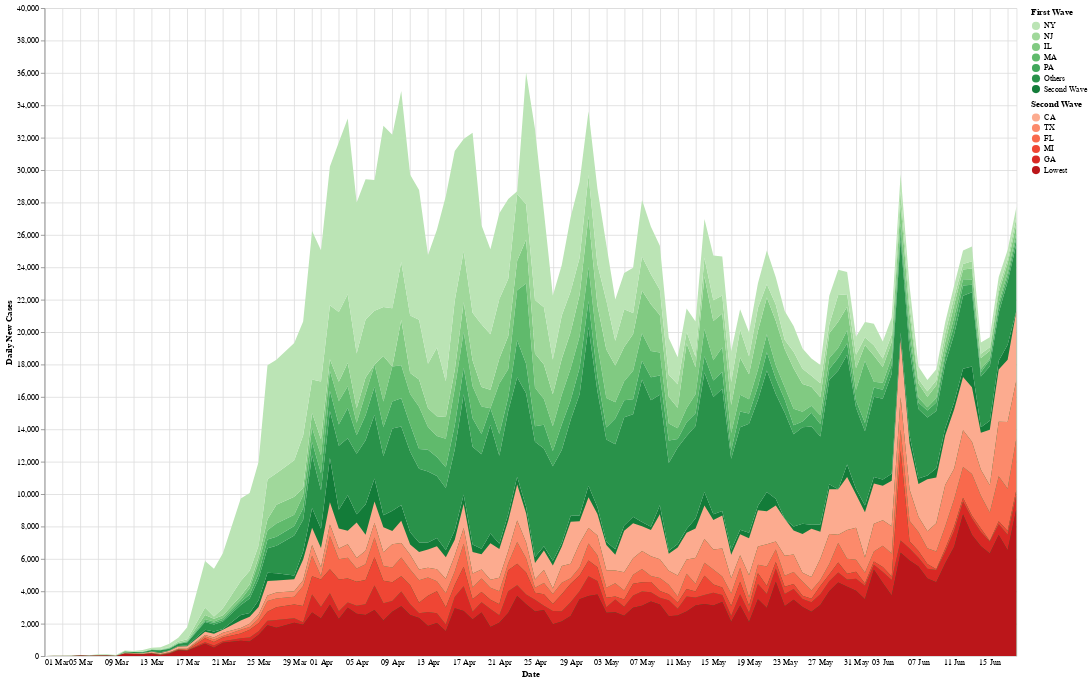

Notebook source saved alongside this figure:
### Code cell
root=state_data('US')
source = root[root['Date'] == root.Date.max()]
for var in source['State'].unique():
    values = root[root['State'] == var].sort_values('Date').tail(21)[['Confirmed', 'Confirmed_New']]
    slope, intercept, r_value, p_value, std_err = stats.linregress(values.Confirmed, values.Confirmed_New)
    source.loc[source['State'] == var, 'Slope'] = 'Positive' if slope > 0 else 'Negative'
source = source[['State', 'Slope']]
data = root.merge(source, how='left', on='State')

data = data.drop(data[data['Date'] == '03-28-2020'].index)
data = data.drop(data[data['Date'] == '03-22-2020'].index)
data = data.drop(data[data['Date'] == '03-18-2020'].index)
data = data[data['Date'] >= '03-01-2020']

limit=5

# Negative wave
neg = data[(data.Slope == 'Negative') & (data.Confirmed_New > 0)]
neg_order = neg[neg.Date == neg.Date.max()][['State', 'Confirmed']]
neg_order = neg_order.append(pnd.DataFrame(data={'State': ['Others', 'Second Wave'], 'Confirmed': [1, 0]}), ignore_index=True)
neg_order = neg_order.sort_values('Confirmed', ascending=False)
neg_top = neg_order['State'].values.tolist()
nd = neg[neg['State'].isin(neg_top[:limit])]
others = neg[neg['State'].isin(neg_top[limit:])].groupby('Date', as_index=False).sum()
others.insert(0, 'State', 'Others')
nd = nd.append(others, ignore_index=True)

pos = data[(data.Slope == 'Positive') & (data.Confirmed_New > 0)]
# Transparent lower part
pos_agg = pos.groupby('Date', as_index=False).sum()
pos_agg.insert(0, 'State', 'Second Wave')
nd = nd.append(pos_agg, ignore_index=True)

neg_selection = alt.selection_multi(fields=['State'], bind='legend')
neg_chart = alt.Chart(nd).mark_area().encode(
        alt.X('Date:T', axis=alt.Axis(domain=False, format='%d %b', tickSize=0)),
        alt.Y('Confirmed_New:Q', axis=alt.Axis(title='Daily New Cases')),
        alt.Color('State:N', scale=alt.Scale(scheme='greens'), sort=neg_top[:limit], title='First Wave'),
        order=alt.Order('sort:Q'),
        opacity=alt.condition(neg_selection, alt.value(1), alt.value(0.3)),
        tooltip=alt.Tooltip(['Date:T', 'State', 'Confirmed_New'])
    ).transform_lookup(
        lookup='State',
        from_=alt.LookupData(neg_order, 'State', ['Confirmed']),
        as_=['sort']
    ).add_selection(neg_selection)

# Positive wave
pos_order = pos[pos.Date == neg.Date.max()].sort_values('Confirmed', ascending=False)
pos_top = pos_order['State'].values.tolist()
pd = pos[pos['State'].isin(pos_top[:limit])]
others = pos[pos['State'].isin(pos_top[limit:])].groupby('Date', as_index=False).sum()
others.insert(0, 'State', 'Lowest')
pd = pd.append(others, ignore_index=True)

pos_selection = alt.selection_multi(fields=['State'], bind='legend')
pos_chart = alt.Chart(pd).mark_area().encode(
        alt.X('Date:T', axis=alt.Axis(domain=False, format='%d %b', tickSize=0)),
        alt.Y('Confirmed_New:Q', axis=alt.Axis(title='Daily New Cases')),
        alt.Color('State:N', scale=alt.Scale(scheme='reds'), sort=pos_top[:limit], title='Second Wave'),
        order=alt.Order('sort:Q'),
        opacity=alt.condition(pos_selection, alt.value(1), alt.value(0.3)),
        tooltip=alt.Tooltip(['Date:T', 'State', 'Confirmed_New'])
    ).transform_lookup(
        lookup='State',
        from_=alt.LookupData(pos_order, 'State', ['Confirmed']),
        as_=['sort']
    ).add_selection(pos_selection)

(neg_chart + pos_chart).properties(width=1200, height=800).resolve_scale(color='independent').interactive()#.properties(width=608, height=385).save('wave.png', scale_factor=3.0)

### Figure 1 — Vega-Lite specification as saved in the notebook (floating-point values rounded to 4 significant figures; data arrays with more than 128 entries replaced by an {"elided": "..."} marker saying what was removed)
{"config": {"view": {"continuousWidth": 400, "continuousHeight": 300}}, "layer": [{"data": {"name": "data-9abbda0416f512e90da811b6cbc788aa"}, "mark": "area", "encoding": {"color": {"type": "nominal", "field": "State", "scale": {"scheme": "greens"}, "sort": ["NY", "NJ", "IL", "MA", "PA"], "title": "First Wave"}, "opacity": {"condition": {"value": 1, "selection": "selector001"}, "value": 0.3}, "order": {"type": "quantitative", "field": "sort"}, "tooltip": [{"type": "temporal", "field": "Date"}, {"type": "nominal", "field": "State"}, {"type": "quantitative", "field": "Confirmed_New"}], "x": {"type": "temporal", "axis": {"domain": false, "format": "%d %b", "tickSize": 0}, "field": "Date"}, "y": {"type": "quantitative", "axis": {"title": "Daily New Cases"}, "field": "Confirmed_New"}}, "selection": {"selector001": {"type": "multi", "fields": ["State"], "bind": "legend"}, "selector003": {"type": "interval", "bind": "scales", "encodings": ["x", "y"]}}, "transform": [{"lookup": "State", "as": ["sort"], "from": {"data": {"name": "data-7041b71462a44b192fec2a0ec4513ba2"}, "key": "State", "fields": ["Confirmed"]}}]}, {"data": {"name": "data-69b45e7dd59b334843aed0b32f734414"}, "mark": "area", "encoding": {"color": {"type": "nominal", "field": "State", "scale": {"scheme": "reds"}, "sort": ["CA", "TX", "FL", "MI", "GA"], "title": "Second Wave"}, "opacity": {"condition": {"value": 1, "selection": "selector002"}, "value": 0.3}, "order": {"type": "quantitative", "field": "sort"}, "tooltip": [{"type": "temporal", "field": "Date"}, {"type": "nominal", "field": "State"}, {"type": "quantitative", "field": "Confirmed_New"}], "x": {"type": "temporal", "axis": {"domain": false, "format": "%d %b", "tickSize": 0}, "field": "Date"}, "y": {"type": "quantitative", "axis": {"title": "Daily New Cases"}, "field": "Confirmed_New"}}, "selection": {"selector002": {"type": "multi", "fields": ["State"], "bind": "legend"}}, "transform": [{"lookup": "State", "as": ["sort"], "from": {"data": {"name": "data-50541871838b1452c77acf120a5366a1"}, "key": "State", "fields": ["Confirmed"]}}]}], "height": 800, "resolve": {"scale": {"color": "independent"}}, "width": 1200, "$schema": "https://vega.github.io/schema/vega-lite/v4.0.2.json", "datasets": {"data-9abbda0416f512e90da811b6cbc788aa": {"elided": "718 records"}, "data-7041b71462a44b192fec2a0ec4513ba2": [{"State": "NY", "Confirmed": 385800.0}, {"State": "NJ", "Confirmed": 168100.0}, {"State": "IL", "Confirmed": 134800.0}, {"State": "MA", "Confirmed": 106400.0}, {"State": "PA", "Confirmed": 84680.0}, {"State": "MD", "Confirmed": 63230.0}, {"State": "VA", "Confirmed": 56240.0}, {"State": "CT", "Confirmed": 45440.0}, {"State": "OH", "Confirmed": 43120.0}, {"State": "IN", "Confirmed": 41440.0}, {"State": "MN", "Confirmed": 31680.0}, {"State": "CO", "Confirmed": 29890.0}, {"State": "IA", "Confirmed": 24860.0}, {"State": "WI", "Confirmed": 23880.0}, {"State": "NE", "Confirmed": 17410.0}, {"State": "RI", "Confirmed": 16270.0}, {"State": "KY", "Confirmed": 13200.0}, {"State": "DE", "Confirmed": 10500.0}, {"State": "NM", "Confirmed": 10150.0}, {"State": "DC", "Confirmed": 9903.0}, {"State": "PR", "Confirmed": 6111.0}, {"State": "NH", "Confirmed": 5450.0}, {"State": "ND", "Confirmed": 3193.0}, {"State": "ME", "Confirmed": 2878.0}, {"State": "Others", "Confirmed": 1.0}, {"State": "Second Wave", "Confirmed": 0.0}], "data-69b45e7dd59b334843aed0b32f734414": {"elided": "615 records"}, "data-50541871838b1452c77acf120a5366a1": [{"State": "CA", "Date": "06-18-2020", "Confirmed": 167100.0, "Deaths": 5355.0, "Recovered": 0.0, "Confirmed_New": 4288.0, "Deaths_New": 84.0, "Recovered_New": 0.0, "Active": 161700.0, "Slope": "Positive"}, {"State": "TX", "Date": "06-18-2020", "Confirmed": 101300.0, "Deaths": 2129.0, "Recovered": 0.0, "Confirmed_New": 3560.0, "Deaths_New": 40.0, "Recovered_New": 0.0, "Active": 99130.0, "Slope": "Positive"}, {"State": "FL", "Date": "06-18-2020", "Confirmed": 85930.0, "Deaths": 3061.0, "Recovered": 0.0, "Confirmed_New": 3207.0, "Deaths_New": 43.0, "Recovered_New": 0.0, "Active": 82860.0, "Slope": "Positive"}, {"State": "MI", "Date": "06-18-2020", "Confirmed": 66800.0, "Deaths": 6061.0, "Recovered": 0.0, "Confirmed_New": 301.0, "Deaths_New": 25.0, "Recovered_New": 0.0, "Active": 60740.0, "Slope": "Positive"}, {"State": "GA", "Date": "06-18-2020", "Confirmed": 60910.0, "Deaths": 2605.0, "Recovered": 0.0, "Confirmed_New": 882.0, "Deaths_New": 30.0, "Recovered_New": 0.0, "Active": 58310.0, "Slope": "Positive"}, {"State": "NC", "Date": "06-18-2020", "Confirmed": 48170.0, "Deaths": 1196.0, "Recovered": 0.0, "Confirmed_New": 1234.0, "Deaths_New": 15.0, "Recovered_New": 0.0, "Active": 46970.0, "Slope": "Positive"}, {"State": "AZ", "Date": "06-18-2020", "Confirmed": 43440.0, "Deaths": 1283.0, "Recovered": 0.0, "Confirmed_New": 2508.0, "Deaths_New": 34.0, "Recovered_New": 0.0, "Active": 42160.0, "Slope": "Positive"}, {"State": "TN", "Date": "06-18-2020", "Confirmed": 32770.0, "Deaths": 508.0, "Recovered": 0.0, "Confirmed_New": 656.0, "Deaths_New": 10.0, "Recovered_New": 0.0, "Active": 32260.0, "Slope": "Positive"}, {"State": "AL", "Date": "06-18-2020", "Confirmed": 28210.0, "Deaths": 810.0, "Recovered": 0.0, "Confirmed_New": 894.0, "Deaths_New": 20.0, "Recovered_New": 0.0, "Active": 27400.0, "Slope": "Positive"}, {"State": "WA", "Date": "06-18-2020", "Confirmed": 27190.0, "Deaths": 1245.0, "Recovered": 0.0, "Confirmed_New": 408.0, "Deaths_New": 19.0, "Recovered_New": 0.0, "Active": 25950.0, "Slope": "Positive"}, {"State": "SC", "Date": "06-18-2020", "Confirmed": 21530.0, "Deaths": 621.0, "Recovered": 0.0, "Confirmed_New": 977.0, "Deaths_New": 4.0, "Recovered_New": 0.0, "Active": 20910.0, "Slope": "Positive"}, {"State": "MO", "Date": "06-18-2020", "Confirmed": 17370.0, "Deaths": 945.0, "Recovered": 0.0, "Confirmed_New": 302.0, "Deaths_New": 36.0, "Recovered_New": 0.0, "Active": 16430.0, "Slope": "Positive"}, {"State": "UT", "Date": "06-18-2020", "Confirmed": 15840.0, "Deaths": 152.0, "Recovered": 0.0, "Confirmed_New": 495.0, "Deaths_New": 3.0, "Recovered_New": 0.0, "Active": 15690.0, "Slope": "Positive"}, {"State": "AR", "Date": "06-18-2020", "Confirmed": 13930.0, "Deaths": 208.0, "Recovered": 0.0, "Confirmed_New": 322.0, "Deaths_New": 11.0, "Recovered_New": 0.0, "Active": 13720.0, "Slope": "Positive"}, {"State": "NV", "Date": "06-18-2020", "Confirmed": 12170.0, "Deaths": 475.0, "Recovered": 0.0, "Confirmed_New": 315.0, "Deaths_New": 2.0, "Recovered_New": 0.0, "Active": 11690.0, "Slope": "Positive"}, {"State": "KS", "Date": "06-18-2020", "Confirmed": 11750.0, "Deaths": 251.0, "Recovered": 0.0, "Confirmed_New": 109.0, "Deaths_New": 4.0, "Recovered_New": 0.0, "Active": 11500.0, "Slope": "Positive"}, {"State": "OK", "Date": "06-18-2020", "Confirmed": 9355.0, "Deaths": 366.0, "Recovered": 0.0, "Confirmed_New": 451.0, "Deaths_New": 2.0, "Recovered_New": 0.0, "Active": 8989.0, "Slope": "Positive"}, {"State": "OR", "Date": "06-18-2020", "Confirmed": 6366.0, "Deaths": 187.0, "Recovered": 0.0, "Confirmed_New": 148.0, "Deaths_New": 4.0, "Recovered_New": 0.0, "Active": 6179.0, "Slope": "Positive"}, {"State": "SD", "Date": "06-18-2020", "Confirmed": 6109.0, "Deaths": 78.0, "Recovered": 0.0, "Confirmed_New": 59.0, "Deaths_New": 0.0, "Recovered_New": 0.0, "Active": 6031.0, "Slope": "Positive"}, {"State": "ID", "Date": "06-18-2020", "Confirmed": 3743.0, "Deaths": 89.0, "Recovered": 0.0, "Confirmed_New": 111.0, "Deaths_New": 1.0, "Recovered_New": 0.0, "Active": 3654.0, "Slope": "Positive"}, {"State": "WV", "Date": "06-18-2020", "Confirmed": 2418.0, "Deaths": 88.0, "Recovered": 0.0, "Confirmed_New": 42.0, "Deaths_New": 0.0, "Recovered_New": 0.0, "Active": 2330.0, "Slope": "Positive"}, {"State": "WY", "Date": "06-18-2020", "Confirmed": 1144.0, "Deaths": 18.0, "Recovered": 0.0, "Confirmed_New": 30.0, "Deaths_New": 0.0, "Recovered_New": 0.0, "Active": 1126.0, "Slope": "Positive"}, {"State": "VT", "Date": "06-18-2020", "Confirmed": 1135.0, "Deaths": 56.0, "Recovered": 0.0, "Confirmed_New": 5.0, "Deaths_New": 1.0, "Recovered_New": 0.0, "Active": 1079.0, "Slope": "Positive"}, {"State": "HI", "Date": "06-18-2020", "Confirmed": 762.0, "Deaths": 17.0, "Recovered": 0.0, "Confirmed_New": 18.0, "Deaths_New": 0.0, "Recovered_New": 0.0, "Active": 745.0, "Slope": "Positive"}, {"State": "AK", "Date": "06-18-2020", "Confirmed": 707.0, "Deaths": 12.0, "Recovered": 0.0, "Confirmed_New": 12.0, "Deaths_New": 0.0, "Recovered_New": 0.0, "Active": 695.0, "Slope": "Positive"}, {"State": "MT", "Date": "06-18-2020", "Confirmed": 655.0, "Deaths": 20.0, "Recovered": 0.0, "Confirmed_New": 25.0, "Deaths_New": 0.0, "Recovered_New": 0.0, "Active": 635.0, "Slope": "Positive"}, {"State": "GU", "Date": "06-18-2020", "Confirmed": 192.0, "Deaths": 5.0, "Recovered": 0.0, "Confirmed_New": 4.0, "Deaths_New": 0.0, "Recovered_New": 0.0, "Active": 187.0, "Slope": "Positive"}]}}
